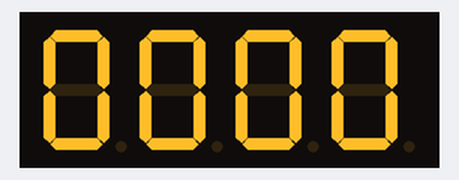
A sketch run on a simulated Arduino Uno, built with avr-gcc and run on an emulated ATmega328P. Parts: 4-digit seven-segment display. Wiring (inferred from the names in the program): 4-digit 7-segment display, segments lit when HIGH: segments pin 2, pin 3, pin 4, pin 5, pin 6, pin 7, pin 8, pin 9; digit selects pin 13, pin 12, pin 11, pin 10. The segment pins are drawn as the display they are named for.

Above: at 0.1 s.
At 4.9 s:
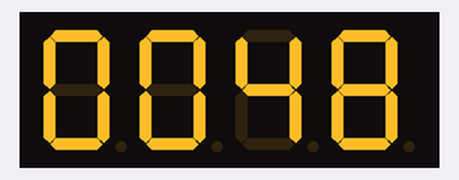
At 9.9 s:
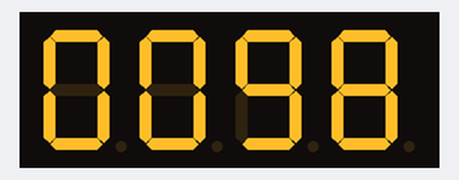
At 19.9 s:
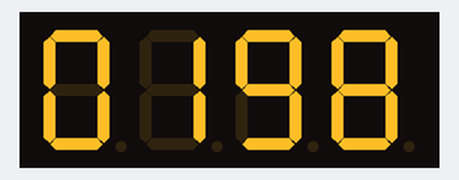
At 29.9 s:
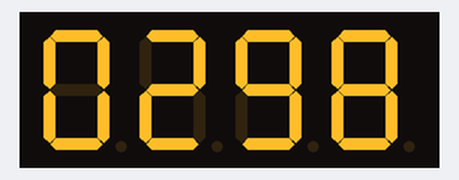
At 39.9 s:
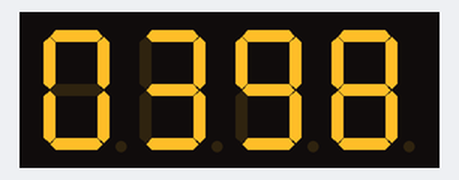

The sketch:

Seven-segment_counter.ino
```cpp
// Seven-segment_counter.ino
#include <TimerOne.h>
// pin connection - segments
int seg_a = 2; int seg_b = 3; int seg_c = 4; int seg_d = 5;
int seg_e = 6; int seg_f = 7; int seg_g = 8; int seg_dp = 9;
// pin connection - digits
int dig_1 = 13; int dig_2 = 12; int dig_3 = 11; int dig_4 = 10;
// display value: 0000 to 9999, digit-number: 1 to 4, counter variable
int number = 0, digit = 0, count = 0;
int timetune = 1; // fine tuning of display timing
void setup()
{ pinMode(dig_1, OUTPUT); pinMode(dig_2, OUTPUT);
pinMode(dig_3, OUTPUT); pinMode(dig_4, OUTPUT);
pinMode(seg_a, OUTPUT); pinMode(seg_b, OUTPUT);
pinMode(seg_c, OUTPUT); pinMode(seg_d, OUTPUT);
pinMode(seg_e, OUTPUT); pinMode(seg_f, OUTPUT);
pinMode(seg_g, OUTPUT); pinMode(seg_dp, OUTPUT);
Timer1.initialize(10000); // timer for 10000 µs = 10 ms = .01 s
Timer1.attachInterrupt( countUp ); // attach service routine countUp
}
void loop()
{ clrDigit(); Digit(0); Number((number/1000)); delay(timetune);
clrDigit(); Digit(1); Number((number%1000)/100); delay(timetune);
clrDigit(); Digit(2); Number(number%100/10); delay(timetune);
clrDigit(); Digit(3); Number(number%10); delay(timetune);
}
/**************************************/
void Digit(int digit)
{ digitalWrite(dig_1, HIGH); digitalWrite(dig_2, HIGH);
digitalWrite(dig_3, HIGH); digitalWrite(dig_4, HIGH);
switch(digit)
{ case 0: digitalWrite(dig_1, LOW); break;
case 1: digitalWrite(dig_2, LOW); break;
case 2: digitalWrite(dig_3, LOW); break;
case 3: digitalWrite(dig_4, LOW); break;
}
}
//display numbers
void Number(int digit)
{ switch(digit)
{ default: zero(); break;
case 1: one(); break;
case 2: two(); break;
case 3: three(); break;
case 4: four(); break;
case 5: five(); break;
case 6: six(); break;
case 7: seven(); break;
case 8: eight(); break;
case 9: nine(); break;
}
}
void clrDigit()
{ digitalWrite(seg_a, LOW); digitalWrite(seg_b, LOW);
digitalWrite(seg_c, LOW); digitalWrite(seg_d, LOW);
digitalWrite(seg_e, LOW); digitalWrite(seg_f, LOW);
digitalWrite(seg_g, LOW); digitalWrite(seg_dp, LOW);
}
void zero() // 0
{ digitalWrite(seg_a, HIGH); digitalWrite(seg_b, HIGH);
digitalWrite(seg_c, HIGH); digitalWrite(seg_d, HIGH);
digitalWrite(seg_e, HIGH); digitalWrite(seg_f, HIGH);
digitalWrite(seg_g, LOW);
}
void one() // 1
{ digitalWrite(seg_a, LOW); digitalWrite(seg_b, HIGH);
digitalWrite(seg_c, HIGH); digitalWrite(seg_d, LOW);
digitalWrite(seg_e, LOW); digitalWrite(seg_f, LOW);
digitalWrite(seg_g, LOW);
}
void two() // 2
{ digitalWrite(seg_a, HIGH); digitalWrite(seg_b, HIGH);
digitalWrite(seg_c, LOW); digitalWrite(seg_d, HIGH);
digitalWrite(seg_e, HIGH); digitalWrite(seg_f, LOW);
digitalWrite(seg_g, HIGH);
}
void three() // 3
{ digitalWrite(seg_a, HIGH); digitalWrite(seg_b, HIGH);
digitalWrite(seg_c, HIGH); digitalWrite(seg_d, HIGH);
digitalWrite(seg_e, LOW); digitalWrite(seg_f, LOW);
digitalWrite(seg_g, HIGH);
}
void four() // 4
{ digitalWrite(seg_a, LOW); digitalWrite(seg_b, HIGH);
digitalWrite(seg_c, HIGH); digitalWrite(seg_d, LOW);
digitalWrite(seg_e, LOW); digitalWrite(seg_f, HIGH);
digitalWrite(seg_g, HIGH);
}
void five() // 5
{ digitalWrite(seg_a, HIGH); digitalWrite(seg_b, LOW);
digitalWrite(seg_c, HIGH); digitalWrite(seg_d, HIGH);
digitalWrite(seg_e, LOW); digitalWrite(seg_f, HIGH);
digitalWrite(seg_g, HIGH);
}
void six() // 6
{ digitalWrite(seg_a, HIGH); digitalWrite(seg_b, LOW);
digitalWrite(seg_c, HIGH); digitalWrite(seg_d, HIGH);
digitalWrite(seg_e, HIGH); digitalWrite(seg_f, HIGH);
digitalWrite(seg_g, HIGH);
}
void seven() // 7
{ digitalWrite(seg_a, HIGH); digitalWrite(seg_b, HIGH);
digitalWrite(seg_c, HIGH); digitalWrite(seg_d, LOW);
digitalWrite(seg_e, LOW); digitalWrite(seg_f, LOW);
digitalWrite(seg_g, LOW);
}
void eight() // 8
{ digitalWrite(seg_a, HIGH); digitalWrite(seg_b, HIGH);
digitalWrite(seg_c, HIGH); digitalWrite(seg_d, HIGH);
digitalWrite(seg_e, HIGH); digitalWrite(seg_f, HIGH);
digitalWrite(seg_g, HIGH);
}
void nine() // 9
{ digitalWrite(seg_a, HIGH); digitalWrite(seg_b, HIGH);
digitalWrite(seg_c, HIGH); digitalWrite(seg_d, HIGH);
digitalWrite(seg_e, LOW); digitalWrite(seg_f, HIGH);
digitalWrite(seg_g, HIGH);
}
void countUp()
{ count ++;
if(count == 10)
{ count = 0;
number ++; if(number == 10000) number = 0;
}
}
```
